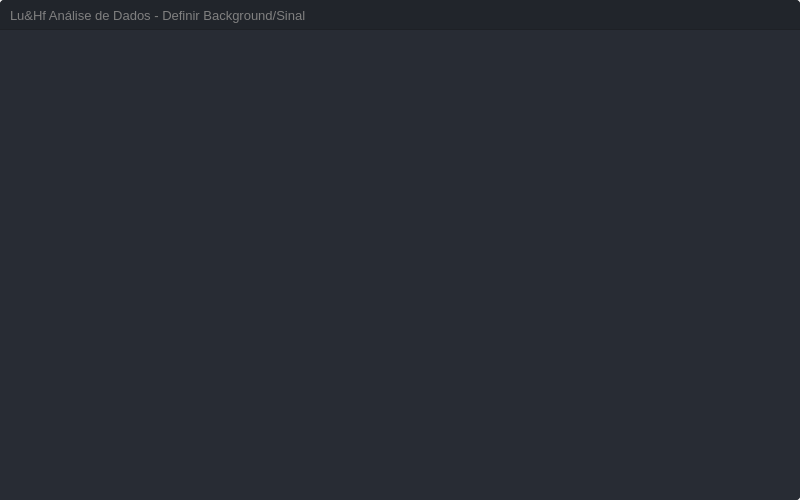
<?xml version="1.0" encoding="UTF-8"?>
<ui version="4.0">
 <class>BackgroundWindow</class>
 <widget class="QMainWindow" name="BackgroundWindow">
  <property name="geometry">
   <rect>
    <x>0</x>
    <y>0</y>
    <width>800</width>
    <height>500</height>
   </rect>
  </property>
  <property name="minimumSize">
   <size>
    <width>800</width>
    <height>500</height>
   </size>
  </property>
  <property name="maximumSize">
   <size>
    <width>16777215</width>
    <height>16777215</height>
   </size>
  </property>
  <property name="windowTitle">
   <string>MainWindow</string>
  </property>
  <property name="styleSheet">
   <string notr="true">/*	Propriedades globais, que se aplicam em toda interface*/
*{
	font-family:&quot;Arial&quot;;
	background-repeat: none;
	background-position: center;
}
#container_app{
	background-color: rgb(40, 44, 52);
	border-radius: 4px;
}
/*	Propriedades que se aplicam ao conteudo do cabeçalho da interface*/
#header_content{
	background-color:#21252B;
	border-bottom: 1px solid rgba(0,0,0,0.2);
	color: grey;
}
#header_content QPushButton{
	background-color: transparent;
	
}

/*	Propriedades que se aplicam aos botões , que aplicam um efeito de hover quando o mouse é passado por eles*/
#header_content QPushButton:hover{
	background-color: rgba(255, 255, 255, 0.1);
}
/*	Propriedades que se aplicam aos botões , que aplicam um efeito dque muda a cor dos botões quando eles são pressionados */
#header_content.QPushButton:pressed {	
	background-color: #169EF2 ;
	color: #495D7DE3;
}
/*	Propriedades que se aplicam ao menu esquerdo*/
#leftMenuContent{
	background-color: rgb(33, 37, 43);
	
}
/*	Propriedades que se aplicam ao widget do conteúdo principal da janela*/
#Graph_content{
	background-color:rgb(40, 44, 52);
}
/*	Propriedades que se aplicam aos botões localizados ao menu esquerdo*/
#leftMenuContent QPushButton{
	background-position: left center;
    background-repeat: no-repeat;
	border: none;
	border-left: 22px solid transparent;
	background-color: transparent;
	text-align: left;
	padding-left: 44px;
	font-size: 10pt;
	color: rgb(221, 221, 221);
	font-weight: bold;
}
/*	Propriedades que se aplicam aos botões , que aplicam um efeito de hover quando o mouse é passado por eles*/
#leftMenuContent QPushButton:hover{
	background-color: rgba(255, 255, 255, 0.1);
}
/*	Propriedades que se aplicam aos botões , que aplicam um efeito dque muda a cor dos botões quando eles são pressionados */
#leftMenuContent .QPushButton:pressed {	
	background-color: #0254CF;
	color: rgb(255, 255, 255);
}
/*	Propriedades que serão aplicadas ao frame que contém os botões de minimizar, maximizar e fechar janela*/
#frame_redm_janela QPushButton{
	background-color: transparent;
	background-position: center;
	background-repeat:none;
	border: none;
}
/* /////////////////////////////////////////////////////////////////////////////////////////////////
ComboBox */
QComboBox{
	background-color: rgb(27, 29, 35);
	border-radius: 5px;
	border: 2px solid rgb(33, 37, 43);
	padding: 5px;
	padding-left: 5px;
}
QComboBox:hover{
	border: 2px solid rgb(64, 71, 88);
}
QComboBox::drop-down {
	subcontrol-origin: padding;
	subcontrol-position: top right;
	width: 25px; 
	border-left-width: 3px;
	border-left-color: rgba(39, 44, 54, 150);
	border-left-style: solid;
	border-top-right-radius: 3px;
	border-bottom-right-radius: 3px;	
	background-image: url(:/icones/icons/cil-arrow-bottom.png);
	background-position: center;
	background-repeat: no-repeat;
 }
QComboBox QAbstractItemView {
	color: grey;	
	background-color: rgb(33, 37, 43);
	padding: 10px;
	selection-background-color: rgb(39, 44, 54);
}


</string>
  </property>
  <widget class="QWidget" name="centralwidget">
   <layout class="QVBoxLayout" name="verticalLayout">
    <property name="spacing">
     <number>0</number>
    </property>
    <property name="leftMargin">
     <number>0</number>
    </property>
    <property name="topMargin">
     <number>0</number>
    </property>
    <property name="rightMargin">
     <number>0</number>
    </property>
    <property name="bottomMargin">
     <number>0</number>
    </property>
    <item>
     <widget class="QWidget" name="container_app" native="true">
      <layout class="QVBoxLayout" name="verticalLayout_2">
       <property name="spacing">
        <number>0</number>
       </property>
       <property name="leftMargin">
        <number>0</number>
       </property>
       <property name="topMargin">
        <number>0</number>
       </property>
       <property name="rightMargin">
        <number>0</number>
       </property>
       <property name="bottomMargin">
        <number>0</number>
       </property>
       <item>
        <widget class="QWidget" name="header_content" native="true">
         <property name="minimumSize">
          <size>
           <width>0</width>
           <height>30</height>
          </size>
         </property>
         <property name="maximumSize">
          <size>
           <width>16777214</width>
           <height>30</height>
          </size>
         </property>
         <property name="styleSheet">
          <string notr="true">border-top-left-radius: 4px;
border-top-right-radius: 4px;
</string>
         </property>
         <layout class="QHBoxLayout" name="horizontalLayout">
          <property name="spacing">
           <number>5</number>
          </property>
          <property name="leftMargin">
           <number>10</number>
          </property>
          <property name="topMargin">
           <number>0</number>
          </property>
          <property name="rightMargin">
           <number>0</number>
          </property>
          <property name="bottomMargin">
           <number>0</number>
          </property>
          <item>
           <widget class="QLabel" name="label_titulo_programa">
            <property name="font">
             <font>
              <family>Arial</family>
              <pointsize>10</pointsize>
             </font>
            </property>
            <property name="styleSheet">
             <string notr="true">color:grey;

</string>
            </property>
            <property name="text">
             <string>Lu&amp;Hf Análise de Dados - Definir Background/Sinal</string>
            </property>
           </widget>
          </item>
          <item>
           <widget class="QLabel" name="label_nome_do_projeto">
            <property name="font">
             <font>
              <family>Arial</family>
              <italic>true</italic>
             </font>
            </property>
            <property name="styleSheet">
             <string notr="true">color:grey;</string>
            </property>
            <property name="text">
             <string/>
            </property>
           </widget>
          </item>
          <item>
           <spacer name="horizontalSpacer">
            <property name="orientation">
             <enum>Qt::Horizontal</enum>
            </property>
            <property name="sizeType">
             <enum>QSizePolicy::Expanding</enum>
            </property>
            <property name="sizeHint" stdset="0">
             <size>
              <width>40</width>
              <height>20</height>
             </size>
            </property>
           </spacer>
          </item>
          <item>
           <widget class="QFrame" name="frame_redm_janela">
            <property name="styleSheet">
             <string notr="true">QPushButton:hover{
	border-radius: 0px
}</string>
            </property>
            <property name="frameShape">
             <enum>QFrame::StyledPanel</enum>
            </property>
            <property name="frameShadow">
             <enum>QFrame::Raised</enum>
            </property>
            <layout class="QHBoxLayout" name="horizontalLayout_4">
             <property name="spacing">
              <number>0</number>
             </property>
             <property name="leftMargin">
              <number>0</number>
             </property>
             <property name="topMargin">
              <number>0</number>
             </property>
             <property name="rightMargin">
              <number>0</number>
             </property>
             <property name="bottomMargin">
              <number>0</number>
             </property>
             <item>
              <widget class="QPushButton" name="btn_minimizar_janela">
               <property name="minimumSize">
                <size>
                 <width>25</width>
                 <height>25</height>
                </size>
               </property>
               <property name="maximumSize">
                <size>
                 <width>25</width>
                 <height>25</height>
                </size>
               </property>
               <property name="toolTip">
                <string>Minimizar</string>
               </property>
               <property name="styleSheet">
                <string notr="true">background-image: url(:/icones/icons/icon_minimize.png);
background-image: url(:/icones/icons/icon_minimize.png);</string>
               </property>
               <property name="text">
                <string/>
               </property>
              </widget>
             </item>
             <item>
              <widget class="QPushButton" name="btn_maximizar_janela">
               <property name="minimumSize">
                <size>
                 <width>25</width>
                 <height>25</height>
                </size>
               </property>
               <property name="maximumSize">
                <size>
                 <width>25</width>
                 <height>25</height>
                </size>
               </property>
               <property name="toolTip">
                <string>Maximizar</string>
               </property>
               <property name="styleSheet">
                <string notr="true">background-image: url(:/icones/icons/cil-window-restore.png);</string>
               </property>
               <property name="text">
                <string/>
               </property>
              </widget>
             </item>
             <item>
              <widget class="QPushButton" name="btn_fechar_janela">
               <property name="minimumSize">
                <size>
                 <width>25</width>
                 <height>25</height>
                </size>
               </property>
               <property name="maximumSize">
                <size>
                 <width>25</width>
                 <height>25</height>
                </size>
               </property>
               <property name="toolTip">
                <string>Fechar</string>
               </property>
               <property name="styleSheet">
                <string notr="true">QPushButton{
	background-image: url(:/icones/icons/icon_close.png);
}
QPushButton:hover{
	background-color: red;
	border-top-right-radius: 2px;
	
}


</string>
               </property>
               <property name="text">
                <string/>
               </property>
              </widget>
             </item>
            </layout>
           </widget>
          </item>
         </layout>
        </widget>
       </item>
       <item>
        <widget class="QWidget" name="body_content" native="true">
         <property name="styleSheet">
          <string notr="true"/>
         </property>
         <layout class="QHBoxLayout" name="horizontalLayout_2">
          <property name="spacing">
           <number>0</number>
          </property>
          <property name="leftMargin">
           <number>0</number>
          </property>
          <property name="topMargin">
           <number>0</number>
          </property>
          <property name="rightMargin">
           <number>0</number>
          </property>
          <property name="bottomMargin">
           <number>0</number>
          </property>
          <item>
           <widget class="QWidget" name="Graph_content" native="true">
            <property name="styleSheet">
             <string notr="true">border-bottom-right-radius: 4px;</string>
            </property>
            <layout class="QVBoxLayout" name="verticalLayout_6">
             <property name="spacing">
              <number>0</number>
             </property>
             <property name="leftMargin">
              <number>0</number>
             </property>
             <property name="topMargin">
              <number>0</number>
             </property>
             <property name="rightMargin">
              <number>0</number>
             </property>
             <property name="bottomMargin">
              <number>0</number>
             </property>
             <item>
              <widget class="QWidget" name="graphic_area" native="true">
               <layout class="QVBoxLayout" name="verticalLayout_7"/>
              </widget>
             </item>
             <item alignment="Qt::AlignRight">
              <widget class="QFrame" name="grid_resize">
               <property name="minimumSize">
                <size>
                 <width>20</width>
                 <height>20</height>
                </size>
               </property>
               <property name="maximumSize">
                <size>
                 <width>20</width>
                 <height>20</height>
                </size>
               </property>
               <property name="styleSheet">
                <string notr="true">background-image: url(:/icones/icons/cil-size-grip.png);
background-repeat: none;</string>
               </property>
               <property name="frameShape">
                <enum>QFrame::StyledPanel</enum>
               </property>
               <property name="frameShadow">
                <enum>QFrame::Raised</enum>
               </property>
              </widget>
             </item>
            </layout>
           </widget>
          </item>
         </layout>
        </widget>
       </item>
      </layout>
     </widget>
    </item>
   </layout>
  </widget>
 </widget>
 <resources>
  <include location="../../resources.qrc"/>
 </resources>
 <connections/>
</ui>
